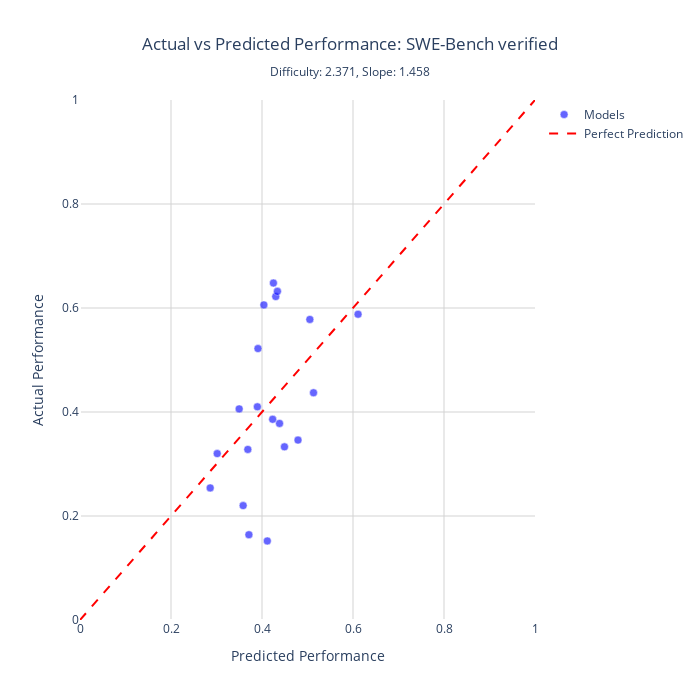

Notebook cell for this chart:
### Code cell
import plotly.graph_objects as go

def plot_benchmark_performance_interactive(benchmark_name, df_data=df1, df_capabilities=df_cm1, df_benchmarks=df_db1):
    """
    Create an interactive plotly scatter plot comparing actual vs predicted performance
    for a specific benchmark with model names shown on hover.
    
    Parameters:
    -----------
    benchmark_name : str
        Name of the benchmark to plot
    df_data : DataFrame
        DataFrame containing performance data (default: df1)
    df_capabilities : DataFrame
        DataFrame containing model capabilities (default: df_cm1)
    df_benchmarks : DataFrame
        DataFrame containing benchmark parameters (default: df_db1)
    """
    
    def logistic(x):
        return 1.0 / (1.0 + np.exp(-x))
    
    # Get data for this benchmark
    bench_data = df_data[df_data['benchmark'] == benchmark_name].copy()
    
    if len(bench_data) == 0:
        print(f"No data found for benchmark: {benchmark_name}")
        print(f"Available benchmarks: {sorted(df_data['benchmark'].unique())}")
        return
    
    # Get benchmark parameters
    bench_params_df = df_benchmarks[df_benchmarks['benchmark_name'] == benchmark_name]
    if len(bench_params_df) == 0:
        print(f"No parameters found for benchmark: {benchmark_name}")
        return
    
    bench_params = bench_params_df.iloc[0]
    D = bench_params['estimated_difficulty']
    alpha = bench_params['estimated_slope']
    
    # Merge with model capabilities
    bench_data = bench_data.merge(df_capabilities[['model', 'estimated_capability']], on='model', how='left')
    
    # Calculate predicted performance
    bench_data['predicted'] = logistic(alpha * (bench_data['estimated_capability'] - D))
    
    # Create the scatter plot
    fig = go.Figure()
    
    # Add scatter points
    fig.add_trace(go.Scatter(
        x=bench_data['predicted'],
        y=bench_data['performance'],
        mode='markers',
        marker=dict(
            size=8,
            color='blue',
            opacity=0.6,
            line=dict(width=0.5, color='white')
        ),
        text=bench_data['model'],
        hovertemplate='<b>%{text}</b><br>' +
                      'Predicted: %{x:.3f}<br>' +
                      'Actual: %{y:.3f}<br>' +
                      '<extra></extra>',
        name='Models'
    ))
    
    # Add diagonal line (perfect prediction)
    fig.add_trace(go.Scatter(
        x=[0, 1],
        y=[0, 1],
        mode='lines',
        line=dict(color='red', dash='dash', width=2),
        name='Perfect Prediction',
        hovertemplate='<extra></extra>'
    ))
    
    # Update layout
    fig.update_layout(
        title=dict(
            text=f'Actual vs Predicted Performance: {benchmark_name}<br>' +
                 f'<sub>Difficulty: {D:.3f}, Slope: {alpha:.3f}</sub>',
            x=0.5,
            xanchor='center'
        ),
        xaxis=dict(
            title='Predicted Performance',
            range=[0, 1],
            gridcolor='lightgray'
        ),
        yaxis=dict(
            title='Actual Performance',
            range=[0, 1],
            gridcolor='lightgray'
        ),
        width=700,
        height=700,
        hovermode='closest',
        plot_bgcolor='white',
        showlegend=True
    )
    
    # fig.write_image("outputs/notebooks/benchmark_performance_interactive_swe_bench.pdf")
    fig.show()
    
    # Print some statistics
    residuals = bench_data['performance'] - bench_data['predicted']
    rmse = np.sqrt(np.mean(residuals**2))
    mae = np.mean(np.abs(residuals))
    
    print(f"\nBenchmark: {benchmark_name}")
    print(f"Number of models: {len(bench_data)}")
    print(f"RMSE: {rmse:.4f}")
    print(f"MAE: {mae:.4f}")


# Example usage - change the benchmark name to plot different benchmarks
# Available benchmarks can be found in df_db1['benchmark_name'].unique()
plot_benchmark_performance_interactive('SWE-Bench verified')

# Uncomment to see all available benchmarks:
# print("\nAvailable benchmarks:")
# for benchmark in sorted(df_db1['benchmark_name'].unique()):
#     print(f"  - {benchmark}")

### Figure 1 — Plotly figure (JSON) as saved in the notebook; plotly's stock layout.template omitted (floating-point values rounded to 4 significant figures)
{"data": [{"hovertemplate": "<b>%{text}</b><br>Predicted: %{x:.3f}<br>Actual: %{y:.3f}<br><extra></extra>", "marker": {"color": "blue", "line": {"color": "white", "width": 0.5}, "opacity": 0.6, "size": 8}, "mode": "markers", "name": "Models", "text": ["claude-3-5-sonnet-20240620", "o3-mini-2025-01-31_medium", "gpt-4o-2024-11-20", "gemini-2.0-flash-001", "claude-3-7-sonnet-20250219", "grok-3-mini-beta_low", "gpt-4.1-2025-04-14", "gpt-4.1-mini-2025-04-14", "claude-opus-4-20250514", "claude-sonnet-4-20250514", "grok-3-beta", "DeepSeek-R1-0528", "claude-opus-4-1-20250805", "Kimi-K2-Instruct", "gpt-5-2025-08-07_medium", "gpt-5-mini-2025-08-07_medium", "claude-sonnet-4-5-20250929", "claude-3-5-sonnet-20241022", "o3-2025-04-16_medium", "o4-mini-2025-04-16_medium"], "type": "scatter", "x": [0.3016, 0.4385, 0.2862, 0.3586, 0.3911, 0.4116, 0.3898, 0.3689, 0.4303, 0.4041, 0.4235, 0.4494, 0.4339, 0.3712, 0.6111, 0.5052, 0.4251, 0.3498, 0.5132, 0.4792], "y": [0.32, 0.378, 0.254, 0.22, 0.522, 0.152, 0.41, 0.328, 0.622, 0.606, 0.386, 0.333, 0.632, 0.164, 0.588, 0.578, 0.648, 0.406, 0.437, 0.346]}, {"hovertemplate": "<extra></extra>", "line": {"color": "red", "dash": "dash", "width": 2}, "mode": "lines", "name": "Perfect Prediction", "type": "scatter", "x": [0, 1], "y": [0, 1]}], "layout": {"height": 700, "hovermode": "closest", "plot_bgcolor": "white", "showlegend": true, "title": {"text": "Actual vs Predicted Performance: SWE-Bench verified<br><sub>Difficulty: 2.371, Slope: 1.458</sub>", "x": 0.5, "xanchor": "center"}, "width": 700, "xaxis": {"gridcolor": "lightgray", "range": [0, 1], "title": {"text": "Predicted Performance"}}, "yaxis": {"gridcolor": "lightgray", "range": [0, 1], "title": {"text": "Actual Performance"}}}}
